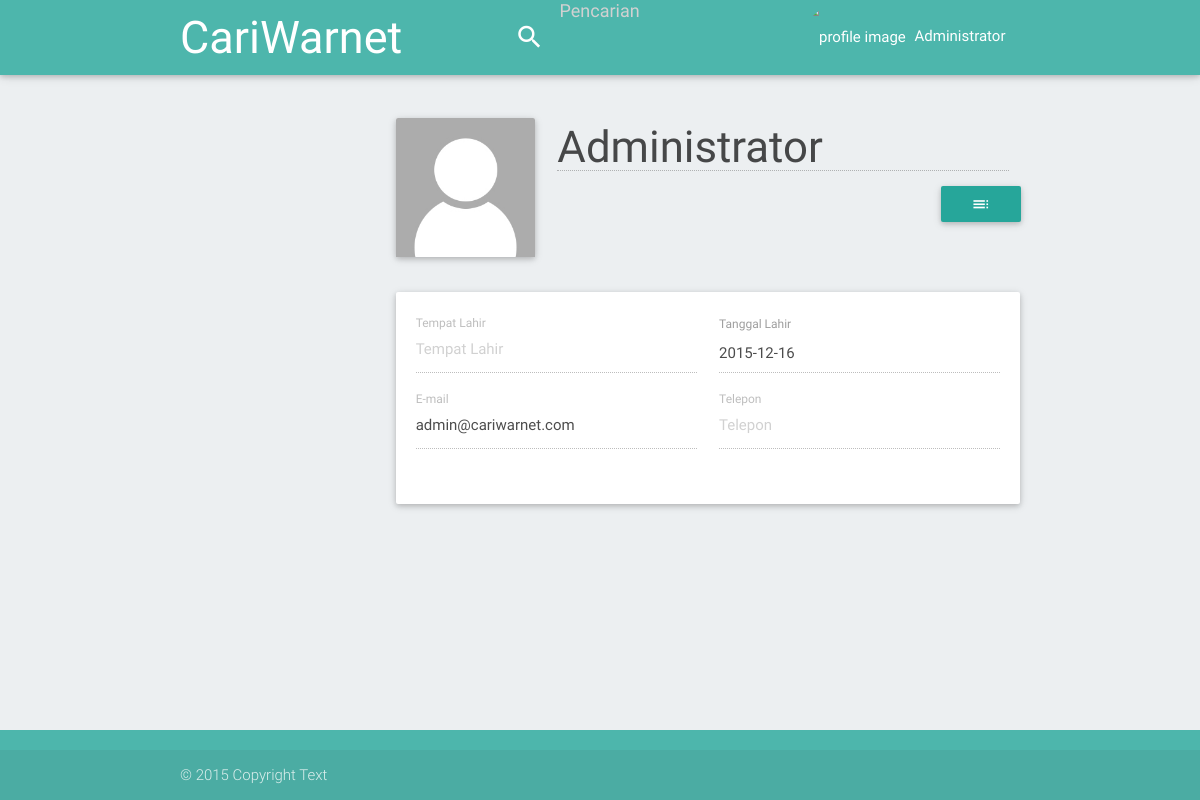
The app's page /profile?id=1 (signed in) with its own data.
### tables this page shows
CREATE TABLE `tblmember` (
  `mbr_id` int(8) NOT NULL,
  `mbr_username` varchar(64) NOT NULL,
  `mbr_password` varchar(32) NOT NULL,
  `mbr_name` varchar(200) NOT NULL,
  `mbr_email` varchar(64) NOT NULL,
  `mbr_tempat_lhr` varchar(100) DEFAULT '',
  `mbr_tgl_lhr` datetime(6) NOT NULL,
  `mbr_phone` varchar(30) DEFAULT '',
  `mbr_mode` tinyint(4) DEFAULT '1',
  `mbr_img` longblob,
  `mbr_img_nm` varchar(50) DEFAULT ''
);

### profile/profile.php (called while the page is built, shortened)
<?php
$isLogin = !empty($sessionUsername);
$curId = "";
if (!empty($_GET["id"])) {
	$curId = $_GET["id"];
}
$userId = $curId;
    if (isset($_POST["id"])
        && isset($_POST["name"])
        && isset($_POST["tempatLahir"])
        && isset($_POST["dateLahir"])
        && isset($_POST["email"])
        && isset($_POST["mode"])
        ) {
        $image = "NULL";
        $image_nm = "";
        $filename = "";
        if(!empty($_FILES['gambar'])) {
        	try {
        		if (is_uploaded_file($_FILES['gambar']['tmp_name']) && getimagesize($_FILES['gambar']['tmp_name']) != false) {
        			$size = getimagesize($_FILES['gambar']['tmp_name']);
                    $filename = $_FILES['gambar']['tmp_name'];
        			$type = $size['mime'];
                    $image = "'" . file_get_contents($filename) . "'";
        			$dimension = $size[3];
        			$image_nm = $_FILES['gambar']['name'];
        			$maxsize = 2097152;
        			if($_FILES['gambar']['size'] < $maxsize ) {
                    }
        			else {
        				throw new Exception("File Size Error");
        			}
        		}
        		else {
        			throw new Exception("Unsupported Image Format!");
        		}
        	}
        	catch(Exception $e) {
        		echo $e->getMessage();
        		echo 'Sorry, could not upload file';
        	}
        }
        $id = $_POST['id'];
        $name = $_POST['name'];
        $email = $_POST['email'];
        $tempatLahir = $_POST['tempatLahir'];
        $dateLahir = $_POST['dateLahir'];
        $phone = $_POST['phone'];
        $mode = $_POST['mode'];
        $id = AvoidSI($id);
        $name = AvoidSI($name);
        $email = AvoidSI($email);
        $tempatLahir = AvoidSI($tempatLahir);
        $dateLahir = AvoidSI($dateLahir);
        $phone = AvoidSI($phone);
        $mode = AvoidSI($mode);
        $image_nm = AvoidSI($image_nm);
        $dateLahir = strtotime($dateLahir);
        $dateCheck = true;
        $dateCheck = $dateCheck && !empty($dateLahir);
        if($dateCheck) {
            $dateLahir = date("Y-m-d", $dateLahir);
            $dateCheck = !empty($dateLahir);
        }
        if($dateCheck) {
		    include("../options/config.php");
            $query = "UPDATE cariwarnet.tblmember SET " .
                        "mbr_name = '$name', " .
                        "mbr_email = '$email', " .
                        "mbr_tempat_lhr = '$tempatLahir', " .
                        "mbr_tgl_lhr = '$dateLahir', " .
                        "mbr_phone = '$phone', " .
                        "mbr_img = " . (empty($filename) ? "NULL" : "'".  mysql_escape_string(file_get_contents($filename)) . "'") . ", " .
                        "mbr_img_nm = '$image_nm', " .
                        "mbr_mode = '$mode' " .
                        "WHERE mbr_id = $id";
            $sql = mysql_query($query);
            if ($sql) {
                $sessionName = $name;
                header("location:../profile?id=$id&success=1");
            }
            else header("location:../profile?id=$id&success=2");
        }
        else header("location:../profile?id=$id&success=3");
    }
	else if (!empty($_GET["id"])) {
        $isEdit = !empty($_GET["edit"]) && $curId == $sessionId;
		$query="SELECT * FROM tblmember WHERE mbr_id='$userId'";
		$hasil = mysql_query($query);
		$data = mysql_fetch_array($hasil);
		$count = mysql_num_rows($hasil);
		if ($count == 1)
		{
			$userName = $data["mbr_name"];
			$userEmail = $data["mbr_email"];
			$userTempatLahir = $data["mbr_tempat_lhr"];
			$userTanggalLahir = date("Y-m-d", strtotime($data["mbr_tgl_lhr"]));
			$userTelepon = $data["mbr_phone"];
		}
	}
	else {
        if (empty($sessionId)) header("location:../");
        else header("location:../profile?id=$sessionId");
    }
?>

### options/myLib.php (called while the page is built, shortened)
<?php
if (!empty($_SESSION["userId"])) $sessionId = $_SESSION["userId"];
if (!empty($_SESSION["nama"])) $sessionName = $_SESSION["nama"];
?>

### profile/index.php (the view, shortened to what this page needs)
<?php
include("../options/myLib.php");
include("profile.php");
?>
<!DOCTYPE html>
<html lang="en">
<head>
<?php
include("../options/initial.php");
?>
</head>
<body id="main-page" class="blue-grey lighten-5">
	<header>
		<nav class="teal lighten-2">
			<div class="container">
				<div class="nav-wrapper">
					<a href="<?=$prefix?>home" class="brand-logo">CariWarnet</a>
					<ul class="right hide-on-med-and-down">
						<li>
							<form name="search_1" method="get" action="<?=$prefix?>home">
								<div class="input-field">
									<input id="search1" type="search" name="search" placeholder="Pencarian" required>
									<label for="search1"><i class="material-icons">search</i></label>
									<i class="material-icons">close</i>
								</div>
							</form>
						</li>
						<li <?php if (!$isLogin) echo "class=\"hide\""; ?>>
							<a href="#" class="waves-effect waves-light dropdown-button" data-activates="dropdownUser1">
								<img src="<?= $prefix . "profile/display.php?id=" .$sessionId?>" alt="profile image" class="circle responsive-img profile profile-img">
								<?php echo $sessionName; ?>
							</a>
						</li>
					</ul>
				</div>
			</div>
		</nav>
	</header>
	<main>
		<div class="container">
			<form name="form_profile" method="post" action="<?=$_SERVER['PHP_SELF']?>" enctype="multipart/form-data">
				<div class="row">
					<div class="col s12 m9 push-m3">
                        <div class="row">
                            <div class="col m3">
                                <div class="card">
                                    <div class="card-image">
                                        <?php
                                            if (!empty($userImageName)) {
                                        ?>
                                        <img id="inputImg" src="<?= $prefix . "profile/display.php?id=" .$curId?>" width="100%" alt="">
                                        <?php
                                            } else {
                                        ?>
                                        <img id="inputImg" src="<?= $prefix . "img/empty_profile.jpg"; ?>" width="100%" alt="">
                                        <?php
                                            }
                                        ?>
                                    </div>
                                </div>
                            </div>
                            <div class="col m9 s12">
                                <div class="row">
                                    <div class="col s12">
                                        <div class="input-field col s12" style="padding-left: 0;">
                                            <input id="name" type="text" name="name" placeholder="Nama" value="<?=$userName?>" class="validate h3" autofocus <?php if (!$isEdit) echo "disabled" ?> tabindex="1">
                                        </div>
                                    </div>
                                    <div class="col s12 right <?php if ($curId != $sessionId || $isEdit) echo "hide" ?>">
                                        <a href="?id=<?= $sessionId ?>&edit=1" class="waves-effect waves-light btn white-text valign right tooltipped" data-tooltip="Edit" tabindex="1"><i class="material-icons">toc</i></a>
                                    </div>
                                </div>
                            </div>
                        </div>
						<div class="card">
							<div class="card-content">
								<div class="row">
									<div class="input-field col m6 s12">
										<input id="born" name="tempatLahir" placeholder="Tempat Lahir" type="text" class="validate" value="<?=$userTempatLahir?>" <?php if (!$isEdit) echo "disabled" ?> tabindex="2">
										<label for="born">Tempat Lahir</label>
									</div>
									<div class="col m6 s12 left-align">
										<label for="date">Tanggal Lahir</label>
										<input id="date" type="date" name="dateLahir" class="datepicker" style="height: 2.5rem !important" value="<?=$userTanggalLahir?>" required <?php if (!$isEdit) echo "disabled" ?> tabindex="3">
									</div>
									<div class="input-field col m6 s12">
										<input id="email" name="email" placeholder="E-mail" type="email" class="validate" value="<?=$userEmail?>" required <?php if (!$isEdit) echo "disabled" ?> tabindex="4">
										<label for="email">E-mail</label>
									</div>
									<div class="input-field col m6 s12">
										<input id="phone" name="phone" placeholder="Telepon" type="text" class="validate" value="<?=$userTelepon?>" <?php if (!$isEdit) echo "disabled" ?> tabindex="5">
										<label for="phone">Telepon</label>
									</div>
								</div>
							</div>
						</div>
					</div>
				</div>
			</form>
		</div>
	</main>
	<footer class="page-footer teal lighten-2 main">
		<div class="footer-copyright">
			<div class="container">© 2015 Copyright Text
	</footer>
</body>
</html>

### css/page.init.css (style rules this page uses)
.h3 { font-size: 2.92rem !important; line-height: 110% !important; margin: 1.46rem 0px 1.168rem; }
body#main-page { display: flex; min-height: 100vh; flex-direction: column; }
body#main-page main { padding-top: 110px; flex: 1 0 auto; }
body#main-page header { width: 100%; position: fixed; top: 0; left: 0; z-index: 999; -webkit-transition: height 0.3s; -moz-transition: height 0.3s; -ms-transition: height 0.3s; -o-transition: height 0.3s; transition: height 0.3s; }
body#main-page header nav .brand-logo { font-size: 3rem; }
body#main-page header nav, body#main-page header nav * { -webkit-transition: all 0.3s; -moz-transition: all 0.3s; -ms-transition: all 0.3s; -o-transition: all 0.3s; transition: all 0.3s; }
body#main-page header nav .nav-wrapper > ul > li > a { margin-top: -3px; }
body#main-page header nav { height: 75px; }
body#main-page header nav, body#main-page header nav .nav-wrapper i, body#main-page header nav a.button-collapse, body#main-page header nav a.button-collapse i { line-height: 75px; }
.nav-wrapper input[type="search"] { margin-bottom: 0px !important; }
img.profile-img { width: 2.5rem; margin-right: 5px; height: 2.5rem; }
img.comment-img, img.profile-img, img.profile-img.small-pic { vertical-align: middle; overflow: hidden; }
input[type="text"]:disabled, input[type="text"][readonly="readonly"], input[type="password"]:disabled, input[type="password"][readonly="readonly"], input[type="email"]:disabled, input[type="email"][readonly="readonly"], input[type="url"]:disabled, input[type="url"][readonly="readonly"], input[type="time"]:disabled, input[type="time"][readonly="readonly"], input[type="date"]:disabled, input[type="date"][readonly="readonly"], input[type="datetime-local"]:disabled, input[type="datetime-local"][readonly="readonly"], input[type="tel"]:disabled, input[type="tel"][readonly="readonly"], input[type="number"]:disabled, input[type="number"][readonly="readonly"], input[type="search"]:disabled, input[type="search"][readonly="readonly"], textarea.materialize-textarea:disabled, textarea.materialize-textarea[readonly="readonly"] { color: rgba(0, 0, 0, 0.7); }

### records on screen
tblmember: name "Administrator", dateLahir "2015-12-16", email "admin@cariwarnet.com"

### other values on screen
$sessionName "Administrator"
